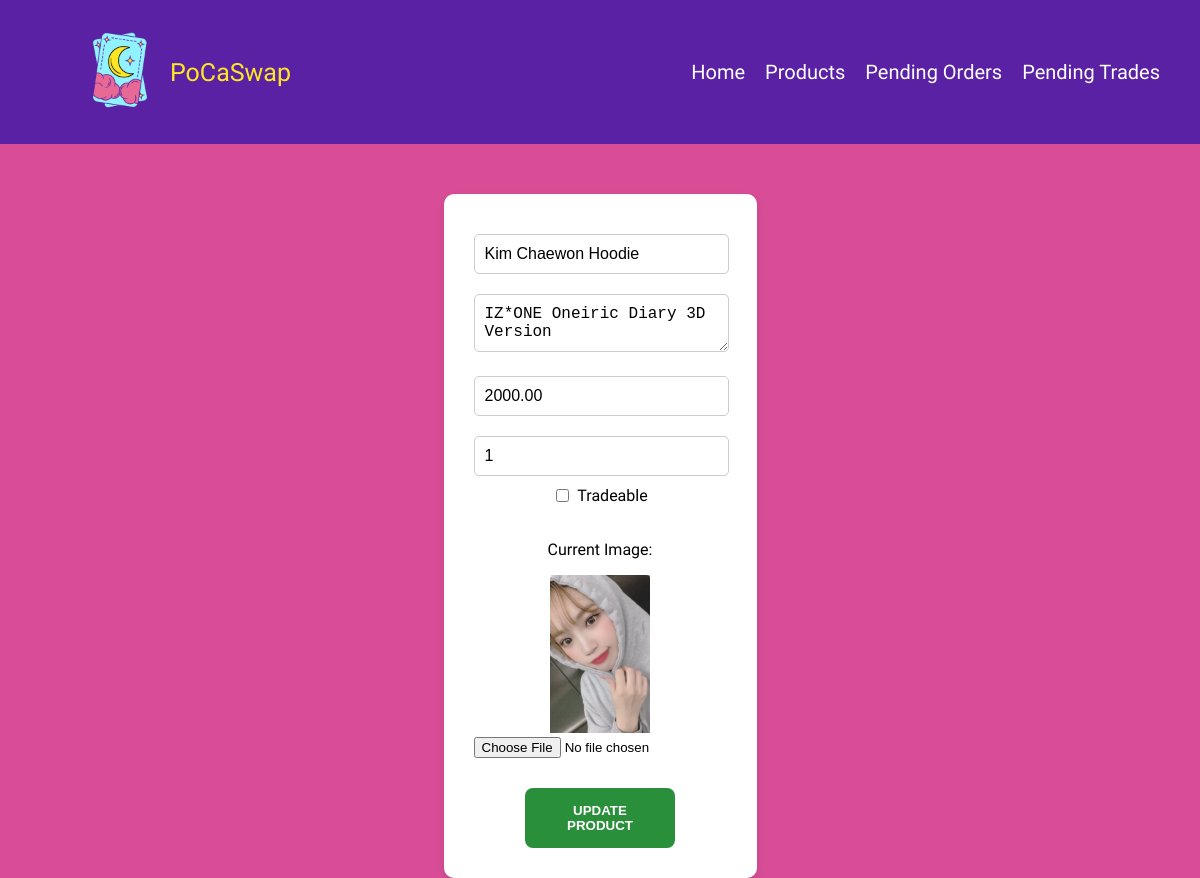
Page /admin/edit_product.php?id=6 on the committed database.
### tables this page shows
CREATE TABLE `products` (
  `Product_ID` int(10) UNSIGNED NOT NULL AUTO_INCREMENT,
  `Product_Image` varchar(255) NOT NULL,
  `Photocard_Title` varchar(255) NOT NULL,
  `Description` text NOT NULL,
  `Price` decimal(10,2) NOT NULL,
  `Quantity` int(11) NOT NULL,
  `Tradable` tinyint(1) NOT NULL,
  PRIMARY KEY (`Product_ID`)
);

### admin/edit_product.php (the view, shortened to what this page needs)
<?php
include 'connection.php';
?>
<!DOCTYPE html>
<html lang="en">
<head>
    <link rel="stylesheet" href="../css/edit_product.css">
</head>
<body>
    <div class="header">
        <div class="logo">
        <a href="../index.php">
            <img src="../images/PoCaSwap Logo.png" alt="Logo">
        </a>
            <div class="title">
                <span>PoCaSwap</span>
            </div>
        </div>
        <div class="nav">
            <a href="dashboard.php">Home</a>
            <a href="products.php">Products</a>
            <a href="orders.php">Pending Orders</a>
            <a href="pending_trades.php">Pending Trades</a>
        </div>
        </div>
<?php
$product_id = intval($_GET['id']);
$stmt = $con->prepare("SELECT * FROM products WHERE Product_ID = ?");
$stmt->bind_param('i', $product_id);
$stmt->execute();
$product = $stmt->get_result()->fetch_assoc();
?>
<form method="POST" enctype="multipart/form-data">
    <input type="text" name="name" value="<?= $product['Photocard_Title'] ?>" required><br>
    <textarea name="description"><?= $product['Description'] ?></textarea><br>
    <input type="number" name="price" value="<?= $product['Price'] ?>" required><br>
    <input type="number" name="quantity" value="<?= $product['Quantity'] ?>" required><br>
    <label><input type="checkbox" name="tradable" <?= $product['Tradable'] ? 'checked' : '' ?>> Tradeable</label><br>
    <p>Current Image:</p>
    <img src="../products/<?= !empty($product['Product_Image']) ? $product['Product_Image'] : 'default.png' ?>" width="100"><br>
    <input type="file" name="image" accept=".jpg, .jpeg, .png"><br>
    <button type="submit">Update Product</button>
</form>
</body>
<html>

### css/edit_product.css (style rules this page uses)
body { margin: 0; font-family: Changa One, sans-serif; text-align: center; background: #d84d96; height: 100vh; display: flex; flex-direction: column; }
.header { background: #5a21a5; padding: 20px; display: flex; align-items: center; justify-content: space-between; }
.logo { display: flex; align-items: center; }
.logo img { height: 100px; padding-left: 50px; }
.title { font-family: 'Climate Crisis', sans-serif; color: #FFE624; font-size: 25px; }
.nav { display: flex; gap: 20px; }
.nav a { color: white; text-decoration: none; font-size: 20px; }
.nav a:last-child { padding-right: 20px; }
form { background-color: white; max-width: 500px; margin: 50px auto; padding: 30px; border-radius: 10px; box-shadow: 0px 4px 8px rgba(0, 0, 0, 0.1); text-align: center; }
input[type="text"], input[type="number"], textarea { width: calc(100% - 20px); padding: 10px; margin: 10px 0; border: 1px solid #ccc; border-radius: 5px; font-size: 16px; }
label { font-size: 16px; display: flex; align-items: center; justify-content: center; gap: 5px; }
button { margin-top: 30px; display: inline-block; width: 150px; text-align: center; padding: 15px 20px; background-color: #2a8f3b; text-transform: uppercase; color: white; text-decoration: none; font-weight: bold; border: none; border-radius: 8px; transition: all 0.3s ease-in-out; }

### rows in the picture
products: name "Kim Chaewon Hoodie", description "IZ*ONE Oneiric Diary 3D Version", price "2000.00", quantity "1", Product_Image (picture)
